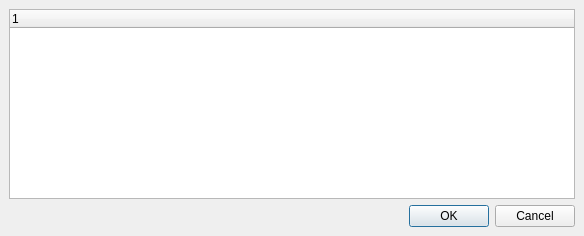
<?xml version="1.0" encoding="UTF-8"?>
<ui version="4.0">
 <class>QgsSublayersDialogBase</class>
 <widget class="QDialog" name="QgsSublayersDialogBase">
  <property name="geometry">
   <rect>
    <x>0</x>
    <y>0</y>
    <width>584</width>
    <height>236</height>
   </rect>
  </property>
  <property name="windowTitle">
   <string>Select layers to load</string>
  </property>
  <layout class="QGridLayout">
   <property name="margin">
    <number>9</number>
   </property>
   <property name="spacing">
    <number>6</number>
   </property>
   <item row="0" column="0">
    <widget class="QTreeWidget" name="layersTable">
     <property name="selectionMode">
      <enum>QAbstractItemView::ExtendedSelection</enum>
     </property>
     <property name="selectionBehavior">
      <enum>QAbstractItemView::SelectRows</enum>
     </property>
     <column>
      <property name="text">
       <string>1</string>
      </property>
     </column>
    </widget>
   </item>
   <item row="2" column="0">
    <widget class="QDialogButtonBox" name="buttonBox">
     <property name="orientation">
      <enum>Qt::Horizontal</enum>
     </property>
     <property name="standardButtons">
      <set>QDialogButtonBox::Cancel|QDialogButtonBox::Ok</set>
     </property>
    </widget>
   </item>
  </layout>
 </widget>
 <layoutdefault spacing="6" margin="11"/>
 <resources/>
 <connections>
  <connection>
   <sender>buttonBox</sender>
   <signal>accepted()</signal>
   <receiver>QgsSublayersDialogBase</receiver>
   <slot>accept()</slot>
   <hints>
    <hint type="sourcelabel">
     <x>446</x>
     <y>508</y>
    </hint>
    <hint type="destinationlabel">
     <x>351</x>
     <y>473</y>
    </hint>
   </hints>
  </connection>
  <connection>
   <sender>buttonBox</sender>
   <signal>rejected()</signal>
   <receiver>QgsSublayersDialogBase</receiver>
   <slot>reject()</slot>
   <hints>
    <hint type="sourcelabel">
     <x>541</x>
     <y>507</y>
    </hint>
    <hint type="destinationlabel">
     <x>503</x>
     <y>434</y>
    </hint>
   </hints>
  </connection>
 </connections>
</ui>
